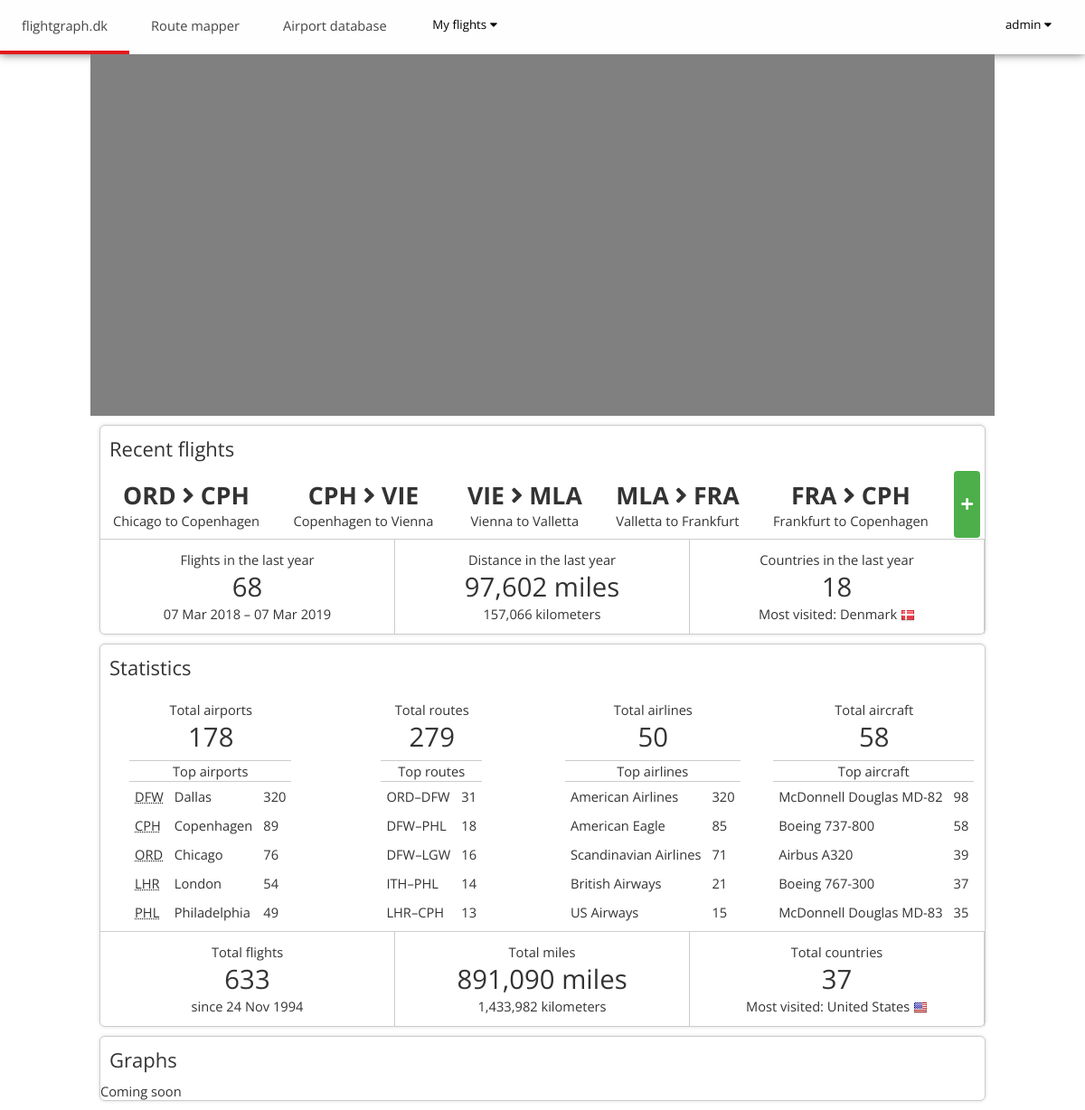
Page /home (signed in) on the committed database.
### flights/models.py (models this page shows, shortened)
class Flight(models.Model):
    origin = models.ForeignKey('Airport', on_delete=models.PROTECT, related_name='origins')
    destination = models.ForeignKey('Airport', on_delete=models.PROTECT, related_name='destinations')
    date = models.DateField(blank=True, null=True, help_text='YYYY-MM-DD')
    number = models.CharField(max_length=10, blank=True)
    airline = models.CharField(max_length=100, blank=True)
    aircraft = models.CharField(max_length=100, blank=True)
    aircraft_registration = models.CharField(max_length=10, blank=True)
    distance = models.FloatField(default=-1)
    travel_class = models.CharField(max_length=100, blank=True)
    seat = models.CharField(max_length=10, blank=True)
    operator = models.CharField(max_length=100, blank=True)
    comments = models.TextField(max_length=10000, blank=True)
    sortid = models.IntegerField(default=-1) # Assigned manually at creation
    owner = models.ForeignKey(User, on_delete=models.CASCADE, related_name='owners')
    picture = models.ImageField(upload_to='static/user_photos', blank=True) # Does this work, or should we do it manually?
    picture_link = models.URLField(blank=True)

class Airport(models.Model):
    iata = models.CharField('IATA', max_length=3, blank=True)
    icao = models.CharField('ICAO', max_length=4, blank=True)
    name = models.CharField(max_length=100)
    city = models.CharField(max_length=100)
    region = models.CharField(max_length=100, blank=True)
    region_iso = models.CharField('Region code', max_length=10, blank=True, help_text='ISO 3166-2')
    country = models.CharField(max_length=100)
    country_iso = models.CharField('Country code', max_length=100, help_text='ISO 3166-1 alpha-2')
    latitude = models.FloatField()
    longitude = models.FloatField()
    elevation = models.FloatField()
    opened = models.DateField(blank=True, null=True, help_text='YYYY-MM-DD')
    closed = models.DateField(blank=True, null=True, help_text='YYYY-MM-DD')
    def __str__(self):
        if self.iata is not '':
            return self.iata
        elif self.icao is not '':
            return self.icao
        else:
            return self.name[:4] + '...'
    def html_name(self):
        if self.country in ['United States', 'United Kingdom', 'Australia', 'Germany', 'Canada', 'Italy', 'Switzerland', 'China', 'United Arab Emirates']:
            location = self.city + ', ' + self.region + ', ' + self.country
        else:
            location = self.city + ', ' + self.country
        return '<abbr title="' + self.name + ', ' + location + '">' + str(self) + '</abbr>'

### flights/views.py (the view)
# urls.py: path('home', views.home, name='home'),
def home(request, username=None):
    if username is not None:
        user = User.objects.get(username=username)
    else:
        user = request.user
    flights = Flight.objects.filter(owner=user).order_by('-sortid')
    latest_flights = Flight.objects.filter(owner=user).order_by('-sortid')[:5][::-1]
    flights_this_year = Flight.objects.filter(owner=user, date__range=[datetime.date.today() - datetime.timedelta(days=365), datetime.date.today()])
    countries = Airport.objects.values('country', 'country_iso').annotate(
        id__count=Count('origins', filter=Q(origins__in=flights), distinct=True)+Count('destinations', filter=Q(destinations__in=flights), distinct=True)
    ).filter(Q(id__count__gt=0)).order_by('-id__count')
    countries_this_year = Airport.objects.values('country', 'country_iso').annotate(
        id__count=Count('origins', filter=Q(origins__in=flights_this_year), distinct=True)+Count('destinations', filter=Q(destinations__in=flights_this_year), distinct=True)
    ).filter(Q(id__count__gt=0)).order_by('-id__count')
    top_country = countries[0]
    top_country_this_year = countries_this_year[0]
    try:
        distance_mi = flights.aggregate(Sum('distance'))['distance__sum']
        distance_km = distance_mi * 6371.0/3959.0
        distance_mi_this_year = flights_this_year.aggregate(Sum('distance'))['distance__sum']
        distance_km_this_year = distance_mi_this_year * 6371.0/3959.0
    except:
        distance_mi = distance_km = 0
        distance_mi_this_year = distance_km_this_year = 0
    top_airports = Airport.objects.annotate(
        id__count=Count('origins', filter=Q(origins__in=flights), distinct=True)+Count('destinations', filter=Q(destinations__in=flights), distinct=True)
    ).filter(Q(id__count__gt=0)).order_by('-id__count')
    airports_list = [
        {'id': airport.id,
         'count': airport.id__count,
         'iata': airport.iata,
         'icao': airport.icao,
         'name': airport.name,
         'html_name': airport.html_name(),
         'city': airport.city,
         'percent': np.round(airport.id__count / (len(flights)*2.0) * 100, decimals=1),
        } for airport in top_airports
    ]
    top_routes = flights.values('origin__iata', 'origin__name', 'origin__city', 'origin__country', 'destination__iata', 'destination__name', 'destination__city', 'destination__country', 'origin__latitude', 'origin__longitude', 'destination__latitude', 'destination__longitude').annotate(Count('id')).order_by('-id__count')
    routes_list = [
        {'origin': route['origin__iata'],
         'destination': route['destination__iata'],
         'count': route['id__count'],
         'percent': np.round(route['id__count'] / len(flights) * 100.0, decimals=1)}
        for route in top_routes
    ]
    def get_inverse_count(origin, destination):
        for route in routes_list:
            if route['destination'] == origin and route['origin'] == destination:
                return route['count']
        return 0
    new_routes_list = [
        {'origin': route['origin'],
         'destination': route['destination'],
         'count': route['count'] + get_inverse_count(route['origin'], route['destination']),
         'percent': np.round(route['count'] / len(flights) * 100.0, decimals=1)}
         for route in routes_list
    ]
    for route in new_routes_list:
        for route2 in new_routes_list:
            if route2['origin'] == route['destination'] and route2['destination'] == route['origin']:
                new_routes_list.remove(route2)
    new_routes_list.sort(key=lambda x: -1*x['count'])
    top_airlines = flights.values('airline').annotate(Count('id')).order_by('-id__count')
    airlines_list = [
        {'airline': airline['airline'],
         'count': airline['id__count'],
         'percent': np.round(airline['id__count'] / (len(flights)) * 100.0, decimals=1)}
        for airline in top_airlines
    ]
    top_planes = flights.values('aircraft').annotate(Count('id')).order_by('-id__count')
    aircraft_list = [
        {'aircraft': plane['aircraft'],
         'count': plane['id__count'],
         'percent': np.round(plane['id__count'] / len(flights) * 100.0, decimals=1)}
        for plane in top_planes
    ]
    context = {
        'latest_flights': latest_flights,
        'this_year': [datetime.date.today() - datetime.timedelta(days=365), datetime.date.today()],
        'flights_this_year': len(flights_this_year),
        'total_flights': len(flights),
        'first_flight_date': flights[len(flights)-1].date if len(flights) > 0 else datetime.date.today(),
        'distance_mi': int(distance_mi),
        'distance_km': int(distance_km),
        'distance_mi_this_year': int(distance_mi_this_year),
        'distance_km_this_year': int(distance_km_this_year),
        'countries_this_year': len(countries_this_year),
        'total_countries': len(countries),
        'owner': True if username == None else False,
        'top_routes': new_routes_list[:5],
        'top_airports': airports_list[:5],
        'top_airlines': airlines_list[:5],
        'top_planes': aircraft_list[:5],
        'total_routes': len(new_routes_list),
        'total_airports': len(airports_list),
        'total_aircraft': len(aircraft_list),
        'total_airlines': len(airlines_list),
        'top_country_this_year': top_country_this_year,
        'top_country': top_country,
    }
    return render(request, 'flights/home.html', context)

### flights/templates/flights/home.html
{% extends 'flights/base.html' %}
{% load static %}
{% load humanize %}
{% block links %}
<link rel="stylesheet" type="text/css" href="{% static 'flights/css/home.css' %}" />
{% endblock %}
{% block content %}
<div id="map">
</div>
<div id="main-container">
    <div id="list" class="submap">
        <h2>Recent flights</h2>
        <div id="flex-container">
            {% for flight in latest_flights %}
            <div class="flight">
                <div class="flight-airport">{{ flight.origin.iata }} <i class="fa fa-angle-right"></i> {{ flight.destination.iata }}</div>
                <div>{{ flight.origin.city }} to {{ flight.destination.city }}</div>
            </div>
            {% endfor %}
            {% if owner %}
            <div class="flight add">
                <i class="fa fa-plus"></i>
            </div>
            {% endif %}
        </div>
        <hr>
        <div class="flex-container-2">
            <div class="recent-statistic">
                <div class="recent-header">Flights in the last year</div>
                <div class="recent-number">{{ flights_this_year }}</div>
                <div class="recent-header">{{ this_year.0|date:"d M Y" }} – {{ this_year.1|date:"d M Y" }}</div>
            </div>
            <div class="recent-statistic">
                <div class="recent-header">Distance in the last year</div>
                <div class="recent-number">{{ distance_mi_this_year|intcomma }} miles</div>
                <div class="recent-header">{{ distance_km_this_year|intcomma }} kilometers</div>
            </div>
            <div class="recent-statistic">
                <div class="recent-header">Countries in the last year</div>
                <div class="recent-number">{{ countries_this_year }}</div>
                <div class="recent-header">Most visited: {{ top_country_this_year.country }} <img src="/static/flights/img/flags/16/{{ top_country_this_year.country_iso }}.png"></div>
            </div>
        </div>
    </div>
    <div id="statistics" class="submap">
        <h2>Statistics</h2>
        <div class="flex-container-2">
            <div class="recent-statistic-no-border">
                <div class="recent-header">Total airports</div>
                <div class="recent-number">{{ total_airports|intcomma }}</div>
            </div>
            <div class="recent-statistic-no-border">
                <div class="recent-header">Total routes</div>
                <div class="recent-number">{{ total_routes|intcomma }}</div>
            </div>
            <div class="recent-statistic-no-border">
                <div class="recent-header">Total airlines</div>
                <div class="recent-number">{{ total_airlines }}</div>
            </div>
            <div class="recent-statistic-no-border">
                <div class="recent-header">Total aircraft</div>
                <div class="recent-number">{{ total_aircraft }}</div>
            </div>
        </div>
        <div class="flex-container-2">
            <div class="stattable-div">
                <table>
                    <tr>
                        <th colspan="3">Top airports</th>
                    </tr>
                    {% for airport in top_airports %}
                    <tr>
                        <td>{{ airport.html_name|safe }}</td>
                        <td>{{ airport.city }}</td>
                        <td>{{ airport.count }}</td>
                    </tr>
                    {% endfor %}
                </table>
            </div>
            <div class="stattable-div">
                <table>
                    <tr>
                        <th colspan="2">Top routes</th>
                    </tr>
                    {% for route in top_routes %}
                    <tr>
                        <td>{{ route.origin }}–{{ route.destination }}</td>
                        <td>{{ route.count }}</td>
                    </tr>
                    {% endfor %}
                </table>
            </div>
            <div class="stattable-div">
                <table>
                    <tr>
                        <th colspan="2">Top airlines</th>
                    </tr>
                    {% for airline in top_airlines %}
                    <tr>
                        <td>{{ airline.airline }}</td>
                        <td>{{ airline.count }}</td>
                    </tr>
                    {% endfor %}
                </table>
            </div>
            <div class="stattable-div">
                <table>
                    <tr>
                        <th colspan="2">Top aircraft</th>
                    </tr>
                    {% for aircraft in top_planes %}
                    <tr>
                        <td>{{ aircraft.aircraft }}</td>
                        <td>{{ aircraft.count }}</td>
                    </tr>
                    {% endfor %}
                </table>
            </div>
        </div>
        <hr>
        <div class="flex-container-2">
            <div class="recent-statistic">
                <div class="recent-header">Total flights</div>
                <div class="recent-number">{{ total_flights|intcomma }}</div>
                <div class="recent-header">since {{ first_flight_date|date:"d M Y" }}</div>
            </div>
            <div class="recent-statistic">
                <div class="recent-header">Total miles</div>
                <div class="recent-number">{{ distance_mi|intcomma }} miles</div>
                <div class="recent-header">{{ distance_km|intcomma }} kilometers</div>
            </div>
            <div class="recent-statistic">
                <div class="recent-header">Total countries</div>
                <div class="recent-number">{{ total_countries }}</div>
                <div class="recent-header">Most visited: {{ top_country.country }} <img src="/static/flights/img/flags/16/{{ top_country.country_iso }}.png"></div>
            </div>
        </div>
    </div>
    <div id="graphs" class="submap">
        <h2>Graphs</h2>
        Coming soon
    </div>
</div>
{% endblock %}

### flights/templates/flights/base.html (shortened to what this page needs)
{% load static %}
<!DOCTYPE html>
<html>
    <head>
        <link rel="stylesheet" type="text/css" href="{% static 'flights/css/base.css' %}" />
        <link rel="stylesheet" href="{% static 'flights/css/vend/opensans.css' %}">
        <link rel="stylesheet" href="https://use.fontawesome.com/releases/v5.7.2/css/all.css">
        {% block links %}
        {% endblock %}
    </head>
    <body>
        <div class="navbar">
            <a href="{% url 'index' %}" id="index_nav">flightgraph.dk</a>
            <a id="gcmap_nav">Route mapper</a>
            <a id="airport_nav">Airport database</a>
            {% if user.is_authenticated %}
            <div class="dropdown" id="flights_nav">
                <button onclick="dropdown('flights_content');">
                    My flights <i class="fas fa-caret-down"></i>
                </button>
            </div>
            {% endif %}
            {% if user.is_authenticated %}
            <div class="dropdown" id="account_nav" style="float:right;">
                <button onclick="dropdown('account_content');">
                    {{ user }} <i class="fas fa-caret-down"></i>
                </button>
            </div>
            {% else %}
            <a href="{% url 'login_view' %}" style="float:right;">Login</a>
            {% endif %}
        </div>
        <div id="content">
            {% block content %}
            {% endblock %}
        </div>
    </body>
</html>

### rows in the picture
Flight: origin.iata "ORD", destination.iata "CPH", origin.city "Chicago", destination.city "Copenhagen"
Flight: origin.iata "CPH", destination.iata "VIE", origin.city "Copenhagen", destination.city "Vienna"
Flight: origin.iata "VIE", destination.iata "MLA", origin.city "Vienna", destination.city "Valletta"
Flight: origin.iata "MLA", destination.iata "FRA", origin.city "Valletta", destination.city "Frankfurt"
Flight: origin.iata "FRA", destination.iata "CPH", origin.city "Frankfurt", destination.city "Copenhagen"
Airport: html_name "DFW", city "Dallas", count "320"
Airport: html_name "CPH", city "Copenhagen", count "89"
Airport: html_name "ORD", city "Chicago", count "76"
Airport: html_name "LHR", city "London", count "54"
Airport: html_name "PHL", city "Philadelphia", count "49"
Flight: date "24 Nov 1994"

### other values in the picture
{{ user }} "admin"
{{ flights_this_year }} "68"
{{ this_year.0|date:"d M Y" }} "07 Mar 2018"
{{ this_year.1|date:"d M Y" }} "07 Mar 2019"
{{ distance_mi_this_year|intcomma }} "97,602"
{{ distance_km_this_year|intcomma }} "157,066"
{{ countries_this_year }} "18"
{{ top_country_this_year.country }} "Denmark"
{{ total_airports|intcomma }} "178"
{{ total_routes|intcomma }} "279"
{{ total_airlines }} "50"
{{ total_aircraft }} "58"
{{ route.origin }} "ORD" "DFW" "DFW" "ITH" "LHR"
{{ route.destination }} "DFW" "PHL" "LGW" "PHL" "CPH"
{{ route.count }} "31" "18" "16" "14" "13"
